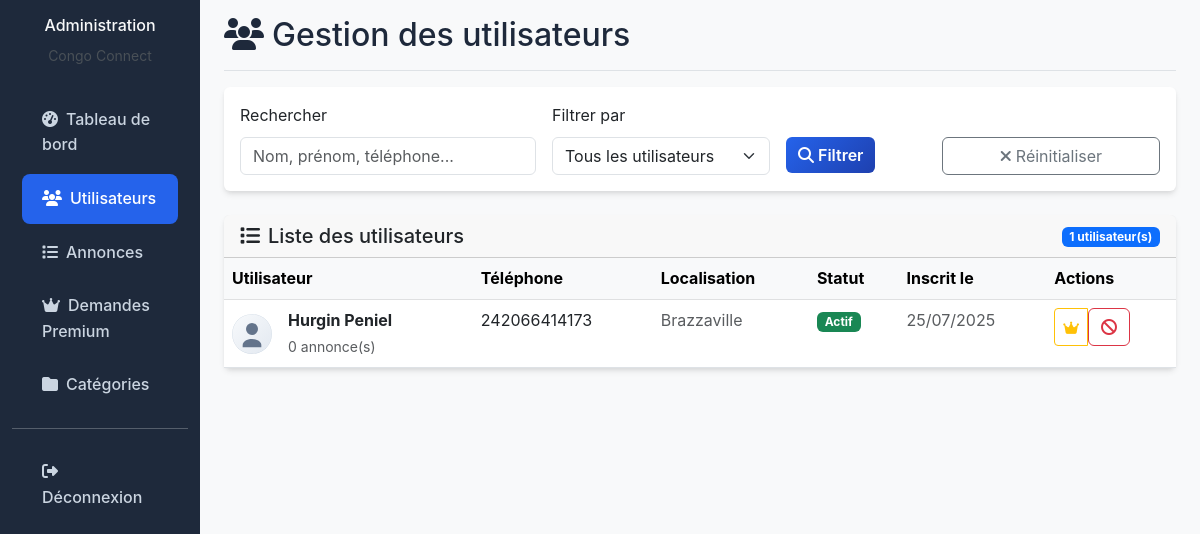
Screenshot of /admin/users (signed in) with the database file from the repository.
### models.py (models this page shows, shortened)
class User(UserMixin, db.Model):
    __tablename__ = 'users'
    id = db.Column(db.Integer, primary_key=True)
    phone_number = db.Column(db.String(15), unique=True, nullable=False)
    first_name = db.Column(db.String(50), nullable=False)
    last_name = db.Column(db.String(50), nullable=False)
    profile_picture = db.Column(db.String(200), default='default-avatar.svg')
    password_hash = db.Column(db.String(256), nullable=False)
    is_premium = db.Column(db.Boolean, default=False)
    premium_end_date = db.Column(db.DateTime)
    location = db.Column(db.String(200))
    latitude = db.Column(db.Float)
    longitude = db.Column(db.Float)
    created_at = db.Column(db.DateTime, default=datetime.utcnow)
    active = db.Column(db.Boolean, default=True)
    listings = db.relationship('Listing', backref='user', lazy=True, cascade='all, delete-orphan')
    premium_requests = db.relationship('PremiumRequest', backref='user', lazy=True, cascade='all, delete-orphan')
    sent_messages = db.relationship('ChatMessage', foreign_keys='ChatMessage.sender_id', backref='sender', lazy=True)
    received_messages = db.relationship('ChatMessage', foreign_keys='ChatMessage.receiver_id', backref='receiver', lazy=True)
    @property
    def full_name(self):
        return f"{self.first_name} {self.last_name}"
    @property
    def is_premium_active(self):
        if not self.is_premium:
            return False
        if self.premium_end_date and self.premium_end_date < datetime.utcnow():
            return False
        return True

### admin_routes.py (the view, shortened to what this page needs)
@app.route('/admin/users')
@admin_required
def admin_users():
    page = request.args.get('page', 1, type=int)
    search = request.args.get('search', '')
    filter_type = request.args.get('filter', 'all')
    query = User.query
    if filter_type == 'premium':
        query = query.filter_by(is_premium=True)
    elif filter_type == 'regular':
        query = query.filter_by(is_premium=False)
    elif filter_type == 'inactive':
        query = query.filter_by(active=False)
    else:
        query = query.filter_by(active=True)
    users = query.order_by(User.created_at.desc()).paginate(
        page=page, per_page=20, error_out=False
    )
    return render_template('admin/users.html', users=users, search=search, filter_type=filter_type)

### admin_routes.py (called while the page is built)
def admin_required(f):
    from functools import wraps
    @wraps(f)
    def decorated_function(*args, **kwargs):
        if 'admin_id' not in session:
            return redirect(url_for('admin_login'))
        admin = Admin.query.get(session['admin_id'])
        if not admin or not admin.active:
            session.pop('admin_id', None)
            return redirect(url_for('admin_login'))
        return f(*args, **kwargs)
    return decorated_function

### app.py (called while the page is built)
@app.context_processor
def inject_categories():
    from models import Category
    return dict(categories=Category.query.all())

### templates/admin/users.html (shortened to what this page needs)
<!DOCTYPE html>
<html lang="fr">
<head>
    <link href="https://cdn.jsdelivr.net/npm/bootstrap@5.3.0/dist/css/bootstrap.min.css" rel="stylesheet">
    <link rel="stylesheet" href="https://cdnjs.cloudflare.com/ajax/libs/font-awesome/6.4.0/css/all.min.css">
    <link rel="stylesheet" href="{{ url_for('static', filename='css/style.css') }}">
</head>
<body class="bg-light">
    <div class="container-fluid">
        <div class="row">
            <nav class="col-md-3 col-lg-2 d-md-block admin-sidebar">
                <div class="position-sticky pt-3">
                    <div class="text-center mb-4">
                        <h6 class="text-light">Administration</h6>
                        <small class="text-light-emphasis">Congo Connect</small>
                    </div>
                    <ul class="nav flex-column">
                        <li class="nav-item">
                            <a class="nav-link" href="{{ url_for('admin_dashboard') }}">
                                <i class="fas fa-tachometer-alt me-2"></i>Tableau de bord
                            </a>
                        </li>
                        <li class="nav-item">
                            <a class="nav-link active" href="{{ url_for('admin_users') }}">
                                <i class="fas fa-users me-2"></i>Utilisateurs
                            </a>
                        </li>
                        <li class="nav-item">
                            <a class="nav-link" href="{{ url_for('admin_listings') }}">
                                <i class="fas fa-list me-2"></i>Annonces
                            </a>
                        </li>
                        <li class="nav-item">
                            <a class="nav-link" href="{{ url_for('admin_premium_requests') }}">
                                <i class="fas fa-crown me-2"></i>Demandes Premium
                            </a>
                        </li>
                        <li class="nav-item">
                            <a class="nav-link" href="{{ url_for('admin_categories') }}">
                                <i class="fas fa-folder me-2"></i>Catégories
                            </a>
                        </li>
                        <hr class="text-light my-3">
                        <li class="nav-item">
                            <a class="nav-link" href="{{ url_for('admin_logout') }}">
                                <i class="fas fa-sign-out-alt me-2"></i>Déconnexion
                            </a>
                        </li>
                    </ul>
                </div>
            </nav>
            <main class="col-md-9 ms-sm-auto col-lg-10 px-md-4">
                <div class="pt-3 pb-2 mb-3 border-bottom">
                    <h1 class="h2">
                        <i class="fas fa-users me-2"></i>Gestion des utilisateurs
                    </h1>
                </div>
                <div class="card mb-4">
                    <div class="card-body">
                        <form method="GET" class="row g-3">
                            <div class="col-md-4">
                                <label for="search" class="form-label">Rechercher</label>
                                <input type="text" class="form-control" id="search" name="search"
                                       placeholder="Nom, prénom, téléphone..." value="{{ search }}">
                            </div>
                            <div class="col-md-3">
                                <label for="filter" class="form-label">Filtrer par</label>
                                <select class="form-select" id="filter" name="filter">
                                    <option value="all" {% if filter_type == 'all' %}selected{% endif %}>Tous les utilisateurs</option>
                                </select>
                            </div>
                            <div class="col-md-2">
                                <label class="form-label">&nbsp;</label>
                                <button type="submit" class="btn btn-primary d-block">
                                    <i class="fas fa-search me-1"></i>Filtrer
                                </button>
                            </div>
                            <div class="col-md-3">
                                <label class="form-label">&nbsp;</label>
                                <a href="{{ url_for('admin_users') }}" class="btn btn-outline-secondary d-block">
                                    <i class="fas fa-times me-1"></i>Réinitialiser
                                </a>
                            </div>
                        </form>
                    </div>
                </div>
                <div class="card">
                    <div class="card-header">
                        <div class="row align-items-center">
                            <div class="col">
                                <h5 class="mb-0">
                                    <i class="fas fa-list me-2"></i>Liste des utilisateurs
                                </h5>
                            </div>
                            <div class="col-auto">
                                <span class="badge bg-primary">{{ users.total }} utilisateur(s)</span>
                            </div>
                        </div>
                    </div>
                    <div class="card-body p-0">
                        {% if users.items %}
                        <div class="table-responsive">
                            <table class="table table-hover mb-0">
                                <thead class="table-light">
                                    <tr>
                                        <th>Utilisateur</th>
                                        <th>Téléphone</th>
                                        <th>Localisation</th>
                                        <th>Statut</th>
                                        <th>Inscrit le</th>
                                        <th>Actions</th>
                                    </tr>
                                </thead>
                                <tbody>
                                    {% for user in users.items %}
                                    <tr>
                                        <td>
                                            <div class="d-flex align-items-center">
                                                <img src="{{ url_for('static', filename='uploads/' + user.profile_picture) if user.profile_picture != 'default-avatar.svg' else url_for('static', filename='img/default-avatar.svg') }}"
                                                     class="rounded-circle me-3" width="40" height="40" alt="{{ user.full_name }}">
                                                <div>
                                                    <div class="fw-bold">{{ user.full_name }}</div>
                                                    <small class="text-muted">{{ user.listings|length }} annonce(s)</small>
                                                </div>
                                            </div>
                                        </td>
                                        <td>{{ user.phone_number }}</td>
                                        <td>
                                            <span class="text-muted">{{ user.location or 'Non renseignée' }}</span>
                                        </td>
                                        <td>
                                            {% if not user.is_active %}
                                            <span class="badge bg-danger">Désactivé</span>
                                            {% elif user.is_premium_active %}
                                            <span class="badge bg-warning text-dark">
                                                <i class="fas fa-crown me-1"></i>Premium
                                            </span>
                                            {% else %}
                                            <span class="badge bg-success">Actif</span>
                                            {% endif %}
                                        </td>
                                        <td>
                                            <span class="text-muted">{{ user.created_at.strftime('%d/%m/%Y') }}</span>
                                        </td>
                                        <td>
                                            <div class="btn-group btn-group-sm">
                                                <button type="button" class="btn btn-outline-warning"
                                                        data-bs-toggle="modal" data-bs-target="#premiumModal{{ user.id }}">
                                                    <i class="fas fa-crown"></i>
                                                </button>
                                                <form method="POST" action="{{ url_for('toggle_user_active', id=user.id) }}" class="d-inline">
                                                    <button type="submit" class="btn btn-outline-{{ 'success' if not user.is_active else 'danger' }}"
                                                            onclick="return confirm('Confirmer cette action ?')">
                                                        <i class="fas fa-{{ 'check' if not user.is_active else 'ban' }}"></i>
                                                    </button>
                                                </form>
                                            </div>
                                        </td>
                                    </tr>
                                    {% endfor %}
                                </tbody>
                            </table>
                        </div>
                        {% else %}
                        <div class="text-center py-5">
                            <i class="fas fa-users fa-3x text-muted mb-3"></i>
                            <h5 class="text-muted">Aucun utilisateur trouvé</h5>
                            <p class="text-muted">Essayez de modifier vos critères de recherche</p>
                        </div>
                        {% endif %}
                    </div>
                </div>
            </main>
        </div>
    </div>
</body>
</html>

### static/css/style.css (style rules this page uses)
:root { --primary-color: #2563eb; --secondary-color: #f59e0b; --success-color: #10b981; --danger-color: #ef4444; --warning-color: #f59e0b; --info-color: #06b6d4; --light-color: #f8fafc; --dark-color: #1e293b; --premium-gold: #ffd700; --shadow: 0 4px 6px -1px rgba(0, 0, 0, 0.1), 0 2px 4px -1px rgba(0, 0, 0, 0.06); --shadow-lg: 0 20px 25px -5px rgba(0, 0, 0, 0.1), 0 10px 10px -5px rgba(0, 0, 0, 0.04); }
body { font-family: 'Inter', -apple-system, BlinkMacSystemFont, 'Segoe UI', Roboto, sans-serif; line-height: 1.6; color: var(--dark-color); }
.card { border: none; box-shadow: var(--shadow); transition: all 0.3s ease; }
.btn-primary { background: linear-gradient(135deg, var(--primary-color), #1e40af); border: none; font-weight: 600; transition: all 0.3s ease; }
.admin-sidebar { background: var(--dark-color); min-height: 100vh; }
.admin-sidebar .nav-link { color: #cbd5e1; font-weight: 500; padding: 12px 20px; border-radius: 8px; margin: 2px 10px; transition: all 0.3s ease; }
.admin-sidebar .nav-link:hover, .admin-sidebar .nav-link.active { background: var(--primary-color); color: white; }

### rows the page displays
User: profile_picture (placeholder picture), full_name "Hurgin Peniel", listings|length "0", phone_number "242066414173", location "Brazzaville", is_premium "Actif", created_at "25/07/2025"

### other values shown
{{ users.total }} "1"
